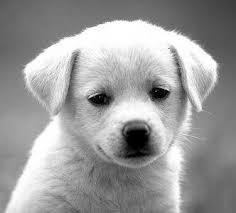
#> input picture dataset/imgs/dog.jpg, 236 x 213 px, found by its file name
$ python tmp.py
#> lines starting #> are read from the running program, lines starting #| are printed output that depends on the picture
import cv2
import numpy as np
img = cv2.imread('D:\XuLyAnh_PTIT\imgs\dog.jpg', cv2.IMREAD_GRAYSCALE)
#> img is the input picture: shape (213, 236); min 0, max 255, mean 155.7
#Thresholding
def Thresholding(img):
    tmp_img = img
    for r in range(img.shape[0]):
        for c in range(img.shape[1]):
            tmp_img[r][c] = 225 if tmp_img[r][c] >= 128 else 0
    return tmp_img

#negative_image
def negative_image(img):
    tmp_img = img
    max_value = np.max(img)
#> max_value = 255
    return max_value - tmp_img
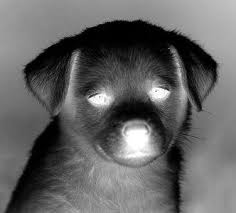
#> returned value: shape (213, 236); min 0, max 255, mean 99.3

#sigmoid tranform
def sigmoid_tranform(img):
    tmp_img = img
    for r in range(img.shape[0]):
        for c in range(img.shape[1]):
            tmp_img[r][c] = 225 / (1 - np.exp(tmp_img[r][c]))
    return tmp_img

cv2.imshow('tranformed_img',negative_image(img))
cv2.waitKey(0)
cv2.destroyAllWindows()
